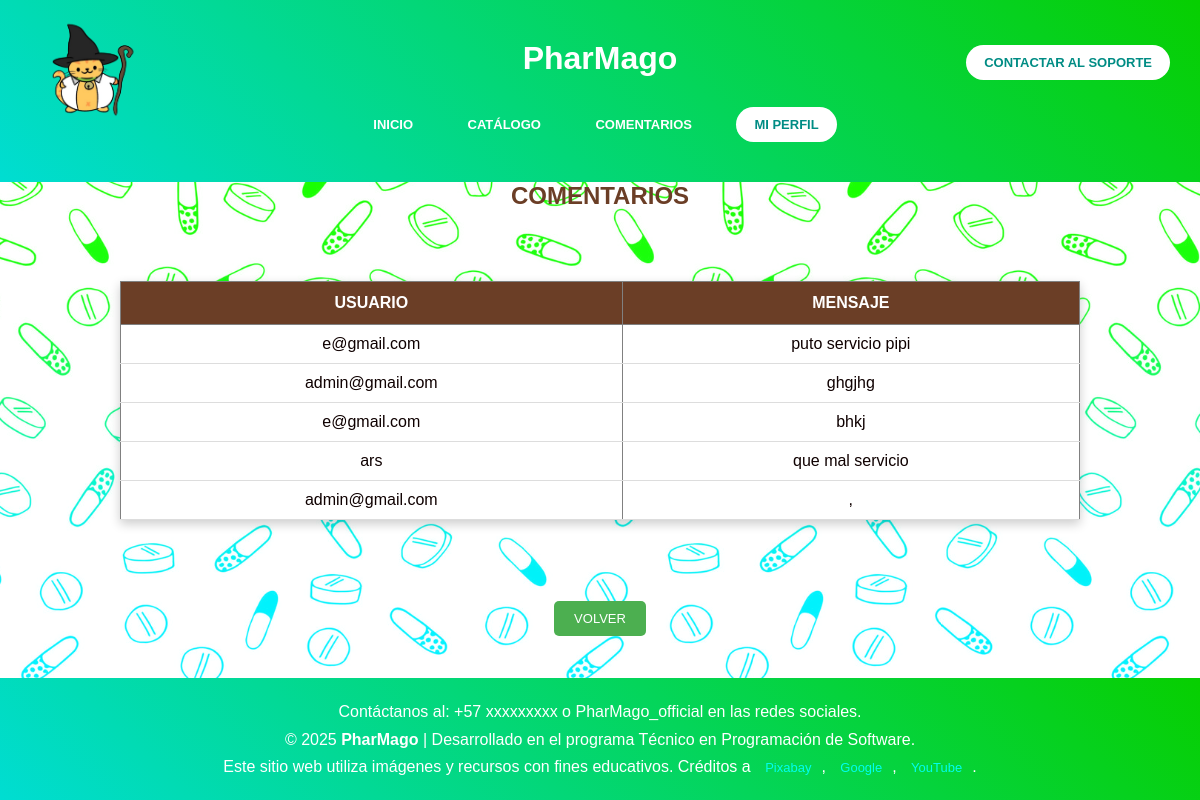
Page /usuario/comunidad.php (signed in) on the earlier database version.
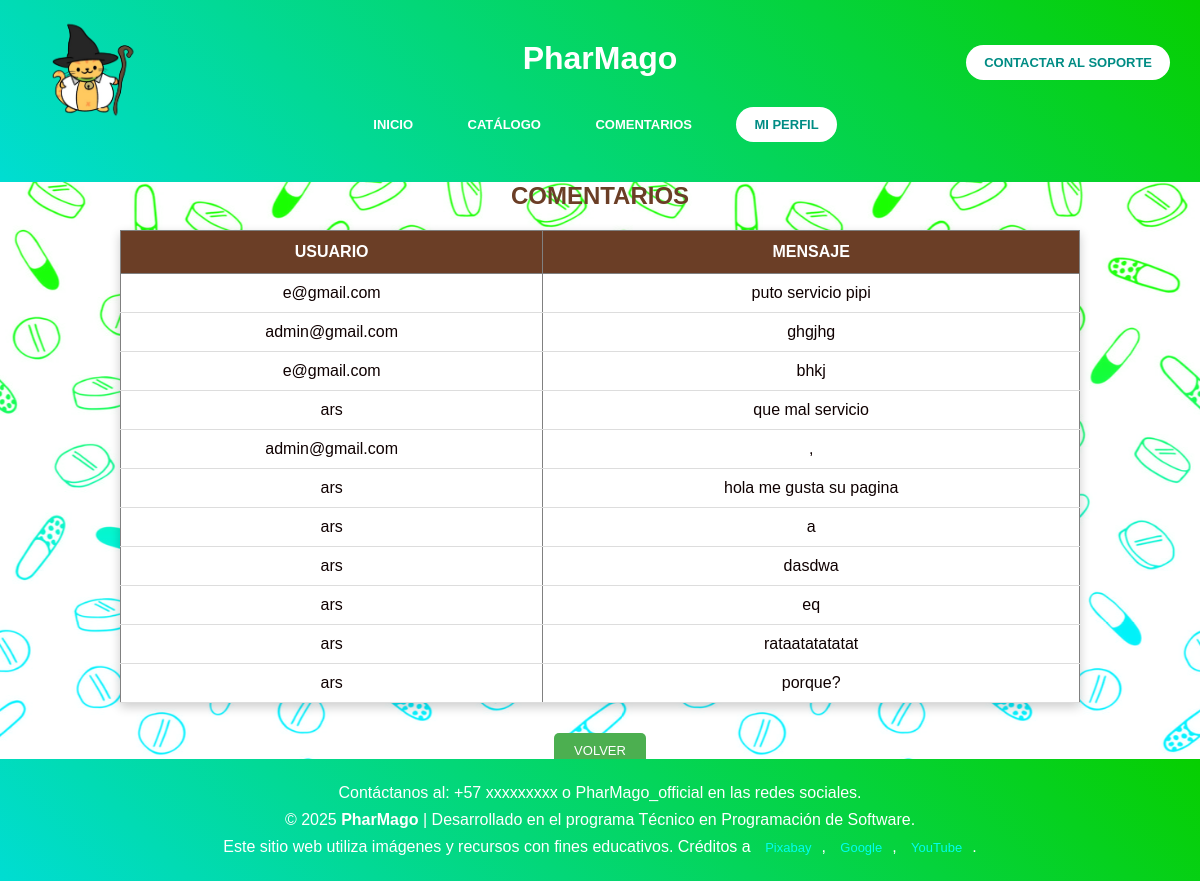
Same page on the later database version.
### tables this page shows
CREATE TABLE `mensajes` (
  `cod_mensaje` int(11) NOT NULL,
  `usuario` varchar(50) NOT NULL,
  `mensaje` varchar(150) NOT NULL,
  `estado` enum('activo','inactivo','pendiente','realizado') NOT NULL
);

### usuario/comunidad.php (the view, shortened to what this page needs)
<!DOCTYPE html>
<html lang="en">
<head>
<link rel="stylesheet" href="../css/general_admin.css">
</head>
    <header>
        <div class="contenedor">
            <img src="../imagenes/logo.png" alt="Logo PharMago">
        </div>
        <div class="contenedor1">
            <a href="./soporte.php" class="button">
                CONTACTAR AL SOPORTE
            </a>
        </div>
        <h1>PharMago</h1>
        <nav>
            <a href="./index_usuario.php">INICIO</a>
            <a href="./usu_catalogo.php">CATÁLOGO</a>
            <a href="./comunidad.php">COMENTARIOS</a>
                        <a href="./perfil.php" class="button">
                MI PERFIL
            </a>
        </nav>
    </header>
<body>
        <?php
            Include("../conexion.php");
            $activos=$conn->query("Select * from mensajes where estado='Activo'");
         ?>
    <h2 style="text-align:center; ">COMENTARIOS </h2>
    <table border="1" width="80%" align="center">
        <tr><th>USUARIO</th><th>MENSAJE</th><tr>
         <?php while($row= $activos->fetch_assoc())
         {
            ?>
            <tr>
            <td><?php echo $row["usuario"];?></td>
            <td><?php echo $row["mensaje"];?></td>
        </tr>
        <?php } ?>
    </table>
    <br>
    <div class="footer">
    <a href="./index_usuario.php">VOLVER</a>
</div>
    <footer>
        <p>
            Contáctanos al:
            +57 xxxxxxxxx o PharMago_official en las redes sociales.
        </p>
        <p>
            © 2025 <strong>PharMago</strong> |
            Desarrollado en el programa Técnico en Programación de Software.
        </p>
        <p>
            Este sitio web utiliza imágenes y recursos con fines educativos.
            Créditos a
            <a href="https://pixabay.com" target="_blank">Pixabay</a>,
            <a href="https://google.com" target="_blank">Google</a>,
            <a href="https://youtube.com" target="_blank">YouTube</a>.
        </p>
    </footer>
</body>
</html>

### css/general_admin.css (style rules this page uses)
* { margin:0; padding:0; box-sizing:border-box; }
html { height:100%; }
body { min-height:100vh; display:flex; flex-direction:column; font-family:'Franklin Gothic Medium','Arial Narrow',Arial,sans-serif; text-align:center; color:rgb(15, 1, 1); position:relative; }
body::before { content:""; position:fixed; inset:0; background:url("../imagenes/fondo.png") center center/cover no-repeat; z-index:-1; }
header { background:linear-gradient(45deg,#00ddd2,#07cf00); color:white; padding:40px 20px; position:relative; animation:fadeIn 1.5s ease; }
header h1 { display:inline-block; margin-bottom:15px; cursor:pointer; transition:transform .3s; }
.contenedor { position:absolute; top:20px; left:25px; }
.contenedor img { width:130px; height:auto; }
.contenedor1 { position:absolute; top:45px; right:30px; }
nav { margin-top:15px; }
nav a { color:white; text-decoration:none; font-weight:bold; margin:0 15px; transition:.3s; }
.button { display:inline-block; padding:10px 18px; background:white; color:#008c84; border-radius:40px; text-decoration:none; font-weight:bold; transition:.3s; }
footer { margin-top:auto; background:linear-gradient(45deg,#00ddd2,#07cf00); color:white; text-align:center; padding:20px; line-height:1.7; }
footer a { color:#00ffee; text-decoration:none; }
body { font-family:Arial, Helvetica, sans-serif; background:#fff5f7; }
h2 { text-align:center; color: #6b3e26; margin-bottom:20px; }
table { width:80%; margin: auto; border-collapse:collapse; background: white; box-shadow: 0px 4px 10px rgba(0,0,0,0.2); }
th { background: #6b3e26; color: white; padding:12px; }
td { padding:10px; text-align:center; border-bottom: 1px solid #ddd; }
a { text-decoration:none; padding: 5px 10px; border-radius:5px; font-size: 13px; }
.footer { text-align:center; margin-top:20px; }
.footer a { background: #4caf50; color: white; padding: 10px 20px; }

Differences in the rows shown:
added mensajes: usuario "ars", mensaje "hola me gusta su pagina"
added mensajes: usuario "ars", mensaje "a"
added mensajes: usuario "ars", mensaje "dasdwa"
added mensajes: usuario "ars", mensaje "eq"
added mensajes: usuario "ars", mensaje "rataatatatatat"
added mensajes: usuario "ars", mensaje "porque?"
